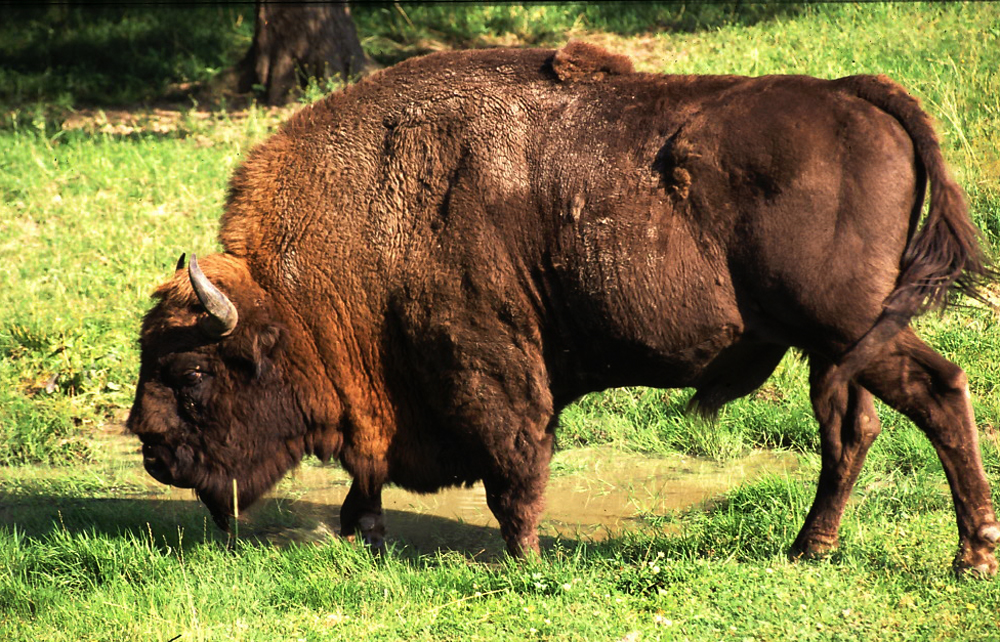
%> input picture Lab2/zubr.jpg, 1000 x 642 px
$ octave Lab_2_IMG.m   (GNU Octave 9; MATLAB toolbox functions it lacks are replaced by stand-ins)
%> lines starting %> are read from the running program, lines starting %| are printed output that depends on the picture; in (x1, y1, x2, y2) boxes, pixels count from 0 and x2, y2 are one past the last pixel; in counts of white or black regions, pixels touching at a corner belong together; the program's own positions count from 1
clear;
clc;
% filtracja obrazu
% wspólny wierzchołek - sąsiędztwo Moore'a
% wspólna krawędź- sąsiedztwo von Neumann'a

im = rgb2gray(double(imread('zubr.jpg'))/255);
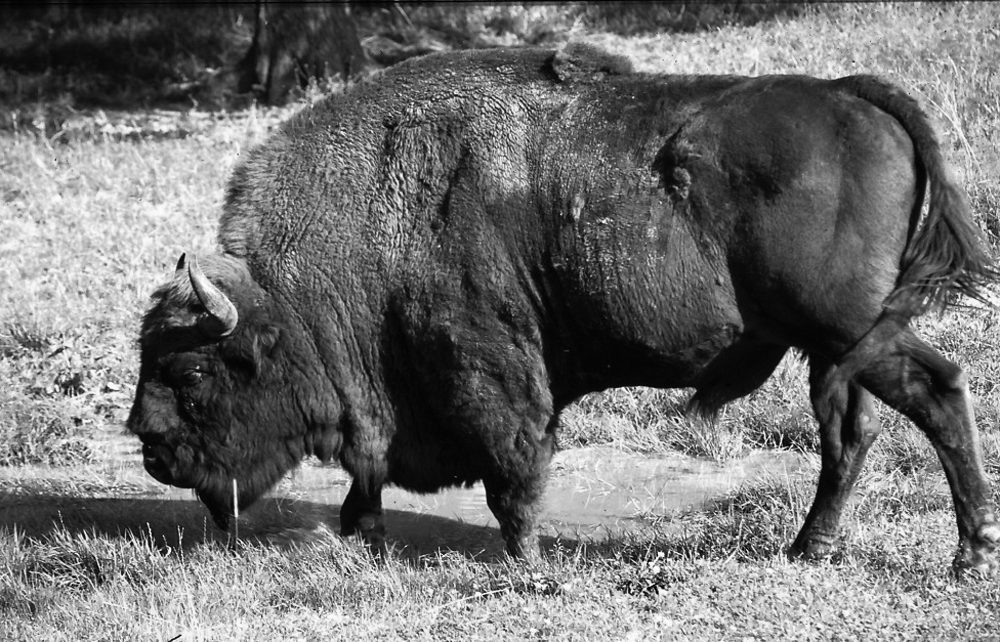
%> im: size 642x1000 double; min 0, max 1, mean 0.438
k = 25;
f = -ones(3); % obraz się wyostrzył, krawędzie uwydatniły ; jest to filtr górnoprzepustowy
f(5) = 8; % prosty filtr do wykrywania krawędzi
% f = ones(k,1)/k; %motion blur

fim = imfilter(im,f); % infilter - funkcja filtrująca, w funkcji f suma wag jest równa 1
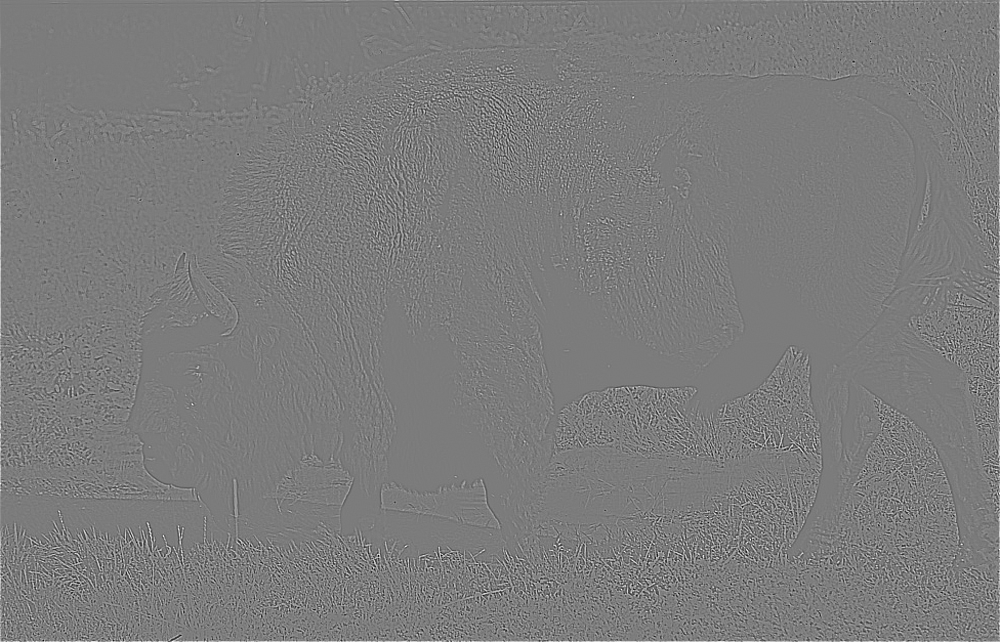
%> fim: size 642x1000 double; min -4.31, max 4.54, mean 0.00751; drawn with min black and max white

% [19 lines of commented-out code are left out]

b_im = im;
% [9 lines of commented-out code are left out]
b_im = imbinarize(im, 'adaptive'); %- wybiera próg w zależności od danego
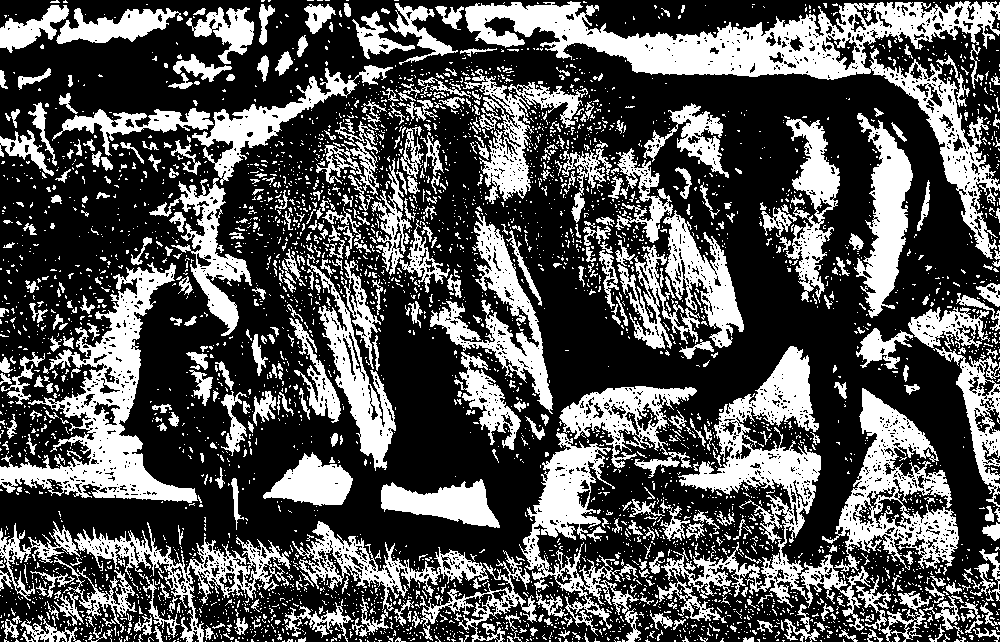
%> b_im: size 642x1000 logical; 33.2% white; 4220 white regions (3712 under 20 px), largest, box (x1, y1, x2, y2) and area: (465, 1, 1000, 259) 23916, (0, 262, 198, 503) 13140, (657, 346, 821, 623) 12737
% otoczenia

b_im = ~ b_im;
figure;
imshow(b_im);
% title('binarny');
imwrite(b_im, 'adaptive_binarny.jpg');
figure;
b_im = medfilt2(b_im);
%> b_im: size 642x1000 logical; 67.9% white; 1984 black regions (1508 under 20 px), largest, box (x1, y1, x2, y2) and area: (436, 0, 1000, 259) 24916, (0, 263, 202, 505) 13366, (679, 346, 821, 607) 10839
imshow(b_im);
% title('binarny medianowy filtr');
imwrite(b_im, 'binarny_medianowy.jpg');

% funkcja min() obcina krawędź z obiektu
% funkcja max() poszerzy krawędź obiektu

% min to inaczej erozja
% max to inaczej dylatacja

% imerode(b_im, ones(3));
% imdilate(b_im, ones(3));


im_d = imdilate(b_im, ones(3));
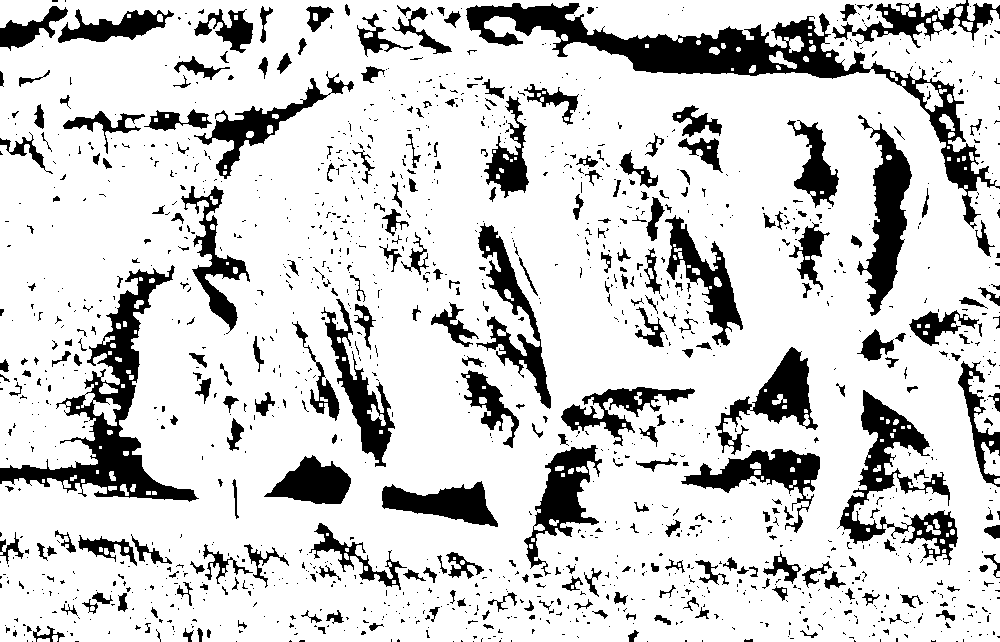
%> im_d: size 642x1000 logical; 81.7% white; 1443 black regions (1134 under 20 px), largest, box (x1, y1, x2, y2) and area: (466, 3, 1000, 229) 14859, (0, 265, 199, 502) 9539, (837, 390, 958, 565) 5695
im_er = imerode(b_im,ones(3));
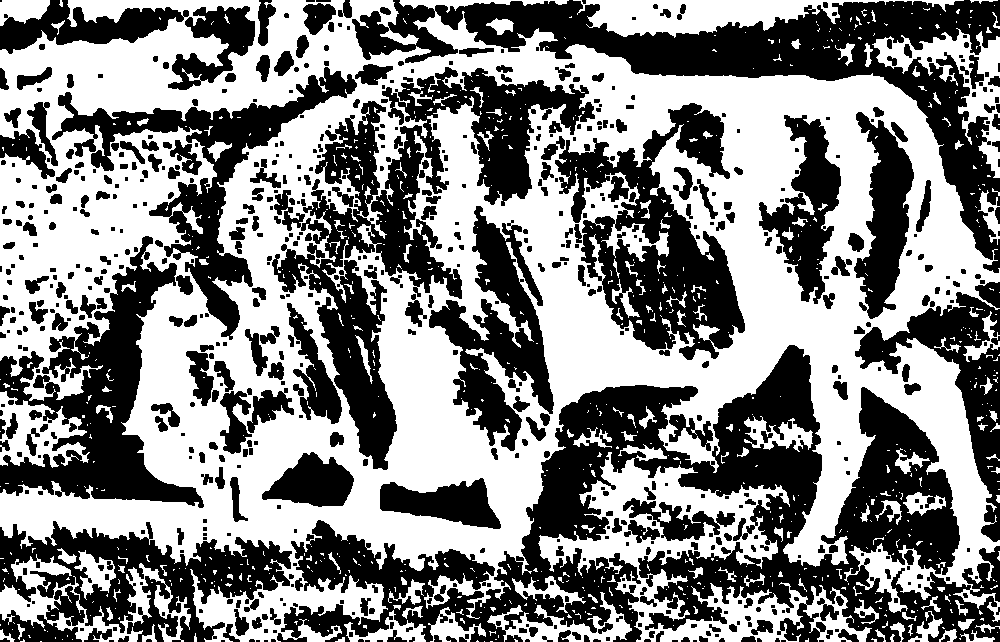
%> im_er: size 642x1000 logical; 52.4% white; 692 black regions (291 under 20 px), largest, box (x1, y1, x2, y2) and area: (277, 345, 1000, 642) 73328, (352, 0, 1000, 273) 35087, (272, 67, 595, 470) 32840
figure;
imshow(im_er);
title('erozja');
imwrite(im_er,'erozja.jpg');
figure;
imshow(im_d);
title('dylatacja');
imwrite(im_d,'dylatacja.jpg');

% erozja usuwa białe kropki, dylatacja czarne

% aby zwiększyć efekt możemy zwiększyć zakres- np. ones(5)
% najpeirw erozja, póżniej dylatacja - operacjaa otwarcia

% w matlab mamy imopen(b_im, ones(3));, imclose(b_im,ones(3));
%b_im = -b_im +imdilate(b_im, ones(3));

im_op = imopen(b_im, ones(3));
%> im_op: size 642x1000 logical; 65.3% white; 1220 black regions (925 under 20 px), largest, box (x1, y1, x2, y2) and area: (436, 0, 1000, 272) 26724, (649, 346, 931, 642) 17708, (0, 237, 203, 507) 14489
im_cl = imclose(b_im,ones(3));
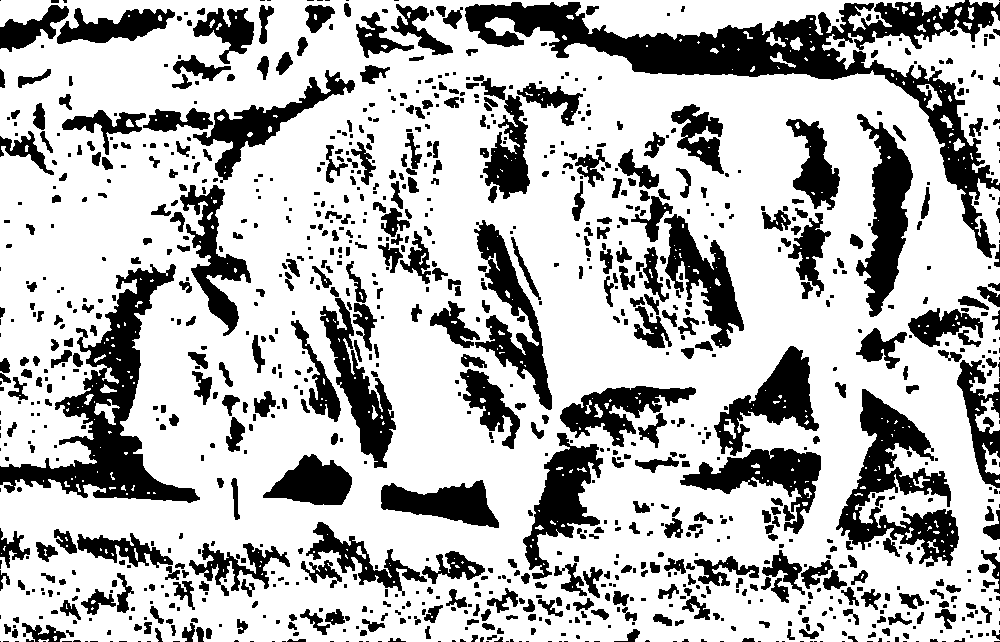
%> im_cl: size 642x1000 logical; 71.9% white; 1096 black regions (522 under 20 px), largest, box (x1, y1, x2, y2) and area: (465, 0, 1000, 258) 23247, (0, 264, 200, 503) 12570, (836, 389, 959, 567) 8237

imwrite(im_op, 'otwarcie.jpg');
imwrite(im_cl, 'zamkniecie.jpg');

figure;
imshow(im_op);
title('otwarcie');
% [9 lines of commented-out code are left out]
imwrite(b_im .* im,'nalozenie.jpg');
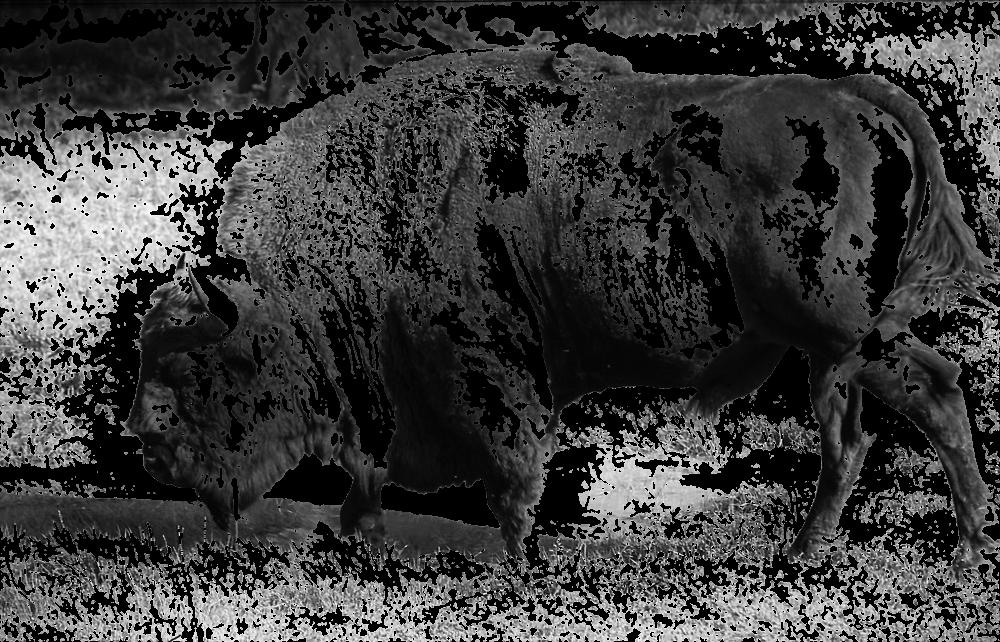
%> saved as nalozenie.jpg: size 642x1000 uint8; min 0, max 251, mean 59.6
